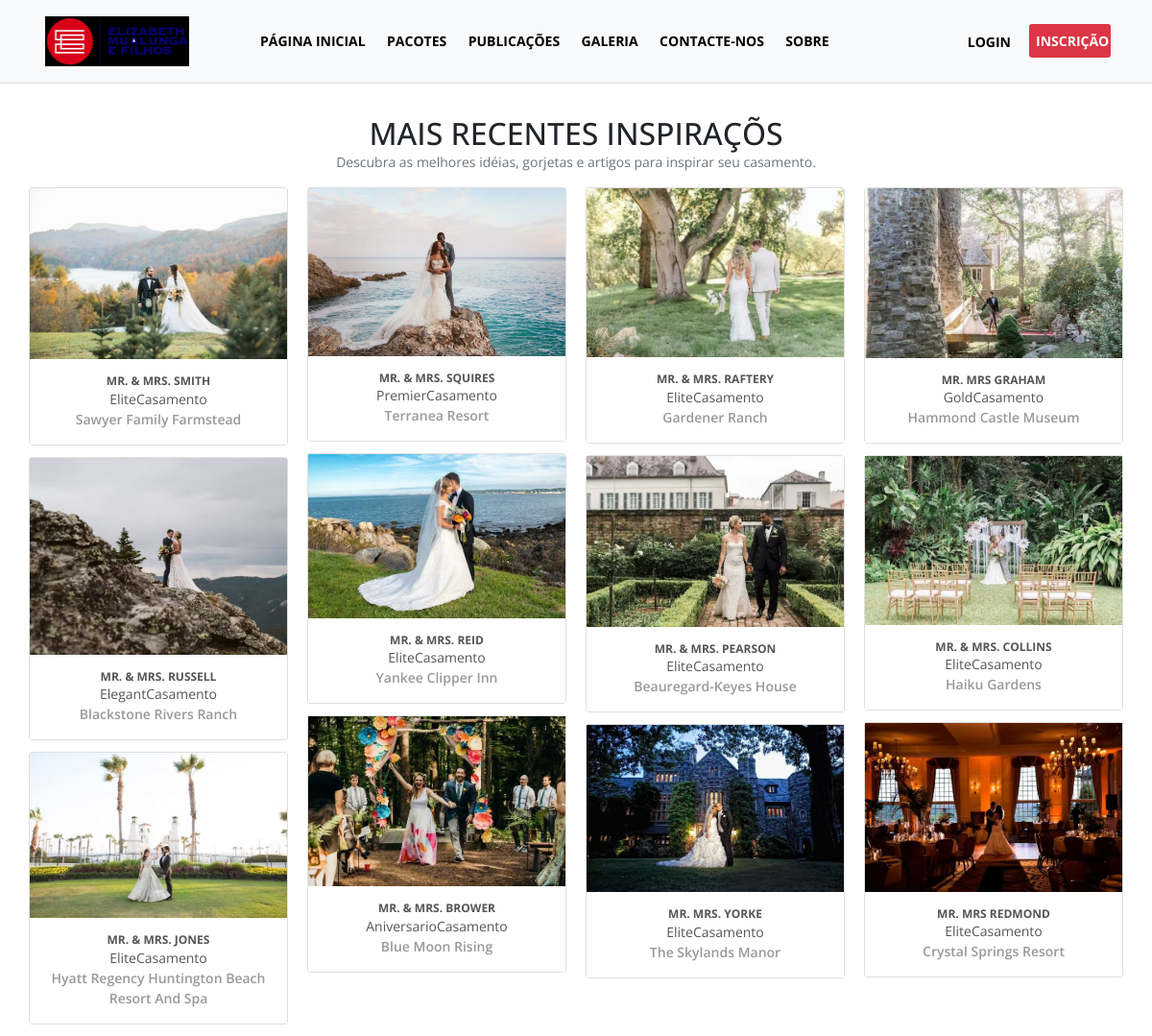
Screenshot of /real-weddings.php with the database file from the repository.
### tables this page shows
CREATE TABLE `tblpostwedding` (
  `id` int(11) NOT NULL,
  `title` varchar(100) NOT NULL,
  `description` text NOT NULL,
  `preview_image` text NOT NULL,
  `location` varchar(100) NOT NULL,
  `status` enum('0','1') NOT NULL,
  `wedding_date` varchar(100) NOT NULL,
  `wedding_type` varchar(100) NOT NULL,
  `date_created` varchar(100) NOT NULL,
  `date_published` varchar(100) NOT NULL
);

### admin/include/database.php (called while the page is built, shortened)
<?php
class Database
{
    public $connection;
    public function open_connection()
    {
        $this->connection = mysqli_connect(DB_HOST, DB_USER, DB_PASS, DB_NAME);
    }
    public function query($sql)
    {
        $result = mysqli_query($this->connection, $sql);
        return $result;
    }
}
$db = new Database();
?>

### admin/include/EventWedding.php (called while the page is built, shortened)
<?php
class EventWedding extends DB_Object
{
    public $preview_image;
    public $upload_directory = "upload/events";
    public $image_placeholder = "http://placehold.it/64x64&text=images";
    public function preview_image_picture() {
        return empty($this->preview_image) ? $this->image_placeholder : $this->upload_directory. '/' .$this->preview_image;
    }
    public static function getEventBlogs() {
        global $db;
        $sql = "SELECT * FROM tblpostwedding WHERE status = '1' ORDER BY id DESC";
        $result_set = $db->query($sql);
        $the_object_array = array();
        while($row = mysqli_fetch_array($result_set)) {
            $the_object_array[] = static::instantiation($row);
        }
        return $the_object_array;
    }
}
?>

### admin/include/db_object.php (called while the page is built, shortened)
<?php
class DB_Object
{
    public static function instantiation($the_record){
        $the_object = new $calling_class;
        foreach($the_record as $the_attribute => $value)
        {
            if($the_object->has_the_attribute($the_attribute)) {
                $the_object->$the_attribute = $value;
            }
        }
        return $the_object;
    }
    private function has_the_attribute($the_attribute) {
        $object_properties = get_object_vars($this);
        return array_key_exists($the_attribute, $object_properties);
    }
}
?>

### real-weddings.php (the view, shortened to what this page needs)
<?php
    $blogEvent = EventWedding::getEventBlogs();
 ?>
<!doctype html>
<html lang="pt">
<head>
    <link rel="stylesheet" type="text/css" href="https://cdn.materialdesignicons.com/2.1.19/css/materialdesignicons.min.css">
    <link rel="stylesheet" href="css/bootstrap.min.css">
    <link rel="stylesheet" href="css/datepicker.css">
    <link rel="stylesheet" href="css/style.css">
</head>
<body>
<?php
include "include/nav.php";
?>
<div class="container hher">
    <div class="row">
        <div class="col-lg-12">
            <h4 class="h2 text-center mb-0 hher" >MAIS RECENTES INSPIRAÇÕS</h4>
            <p class="text-muted text-center">Descubra as melhores idéias, gorjetas e artigos para inspirar seu casamento.</p>
        </div>
           <div class="card-columns">
            <?php foreach($blogEvent as $blog_item) : ?>
               <div class="card">
                <img class="card-img-top" src="admin/<?= $blog_item->preview_image_picture(); ?>" alt="Card image cap">
                <div class="card-body">
                    <a href="wedding_details.php?id=<?= $blog_item->id; ?>" class="btn-stamp">
                        <h6 class="card-title mt-0 mb-0 text-center font-weight-bold font-custom text-uppercase"><?= $blog_item->title; ?></h6>
                        <p class="card-text mt-0 mb-0 text-center color_gray"><?= $blog_item->wedding_type; ?>Casamento</p>
                        <p class="card-text mt-0 mb-0 text-center color_light text-capitalize"><i class="mdi mdi-map-marker"></i>
                            <?= $blog_item->location; ?></p>
                    </a>
                </div>
            </div>
            <?php endforeach; ?>
        </div>
    </div>
</div>
</body>
</html>

### css/style.css (style rules this page uses)
body { font-family: "Open Sans", "Roboto", sans-serif !important; }
body { font-family: "Open Sans", "Roboto", sans-serif; line-height: 1.5em; margin-bottom: 0%; width: 100%; margin-top: 4%; overflow-x: hidden; background: #f1f1f1; font-size: 14px; }
.card-columns { column-count: 4; }
.card-body { background: #fff; padding: 1rem; }
.color_gray { color: #555; }
.color_light { color: #999; font-weight: 600; }
h6.font-custom { color: #555; }
img.card-img-top { border-radius: 0; }
.font-custom { font-size: 12px; color: #222; font-weight: bold; }

### real-weddings.php (style rules this page uses)
body { background: #fff; margin-top:10%; }

### rows the page displays
tblpostwedding: preview_image (picture), title "MR. & MRS. SMITH", wedding_type "Elite", location "Sawyer Family Farmstead"
tblpostwedding: preview_image (picture), title "MR. & MRS. RUSSELL", wedding_type "Elegant", location "Blackstone Rivers Ranch"
tblpostwedding: preview_image (picture), title "MR. & MRS. JONES", wedding_type "Elite", location "Hyatt Regency Huntington Beach Resort And Spa"
tblpostwedding: preview_image (picture), title "MR. & MRS. SQUIRES", wedding_type "Premier", location "Terranea Resort"
tblpostwedding: preview_image (picture), title "MR. & MRS. REID", wedding_type "Elite", location "Yankee Clipper Inn"
tblpostwedding: preview_image (picture), title "MR. & MRS. BROWER", wedding_type "Aniversario", location "Blue Moon Rising"
tblpostwedding: preview_image (picture), title "MR. & MRS. RAFTERY", wedding_type "Elite", location "Gardener Ranch"
tblpostwedding: preview_image (picture), title "MR. & MRS. PEARSON", wedding_type "Elite", location "Beauregard-Keyes House"
tblpostwedding: preview_image (picture), title "MR. MRS. YORKE", wedding_type "Elite", location "The Skylands Manor"
tblpostwedding: preview_image (picture), title "MR. MRS GRAHAM", wedding_type "Gold", location "Hammond Castle Museum"
tblpostwedding: preview_image (picture), title "MR. & MRS. COLLINS", wedding_type "Elite", location "Haiku Gardens"
tblpostwedding: preview_image (picture), title "MR. MRS REDMOND", wedding_type "Elite", location "Crystal Springs Resort"
